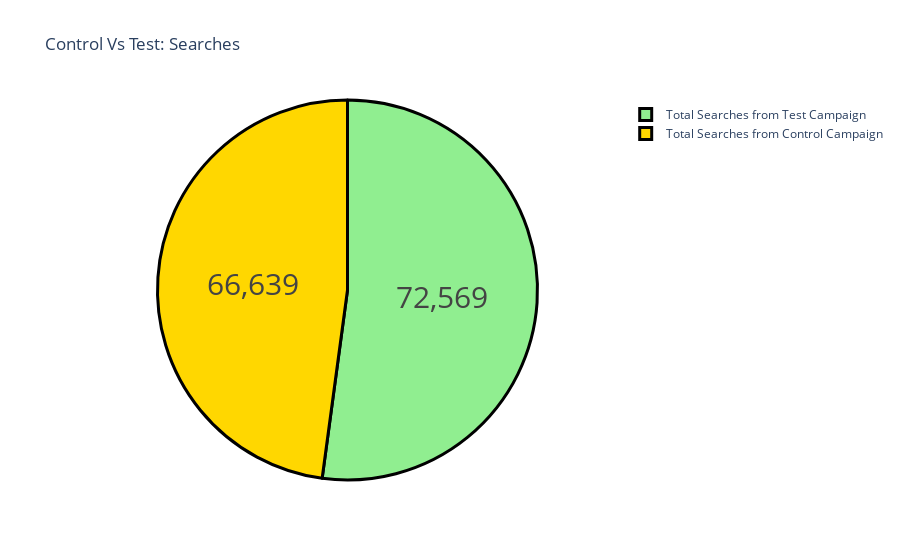

Here is the notebook cell this chart was saved with:
### Code cell
label = ["Total Searches from Control Campaign", 
         "Total Searches from Test Campaign"]

counts = [sum(control_df["Searches Received"]), 
          sum(test_df["Searches Received"])]

colors = ['gold','lightgreen']

fig = go.Figure(data=[go.Pie(labels=label, values=counts)])
fig.update_layout(title_text='Control Vs Test: Searches')
fig.update_traces(hoverinfo='label+percent', textinfo='value', 
                  textfont_size=30,
                  marker=dict(colors=colors,
                              line=dict(color='black', width=3)))

fig.show()

### Figure 1 — Plotly figure (JSON) as saved in the notebook; plotly's stock layout.template omitted (floating-point values rounded to 4 significant figures)
{"data": [{"hoverinfo": "label+percent", "labels": ["Total Searches from Control Campaign", "Total Searches from Test Campaign"], "marker": {"colors": ["gold", "lightgreen"], "line": {"color": "black", "width": 3}}, "textfont": {"size": 30}, "textinfo": "value", "type": "pie", "values": [66639, 72569]}], "layout": {"title": {"text": "Control Vs Test: Searches"}}}
